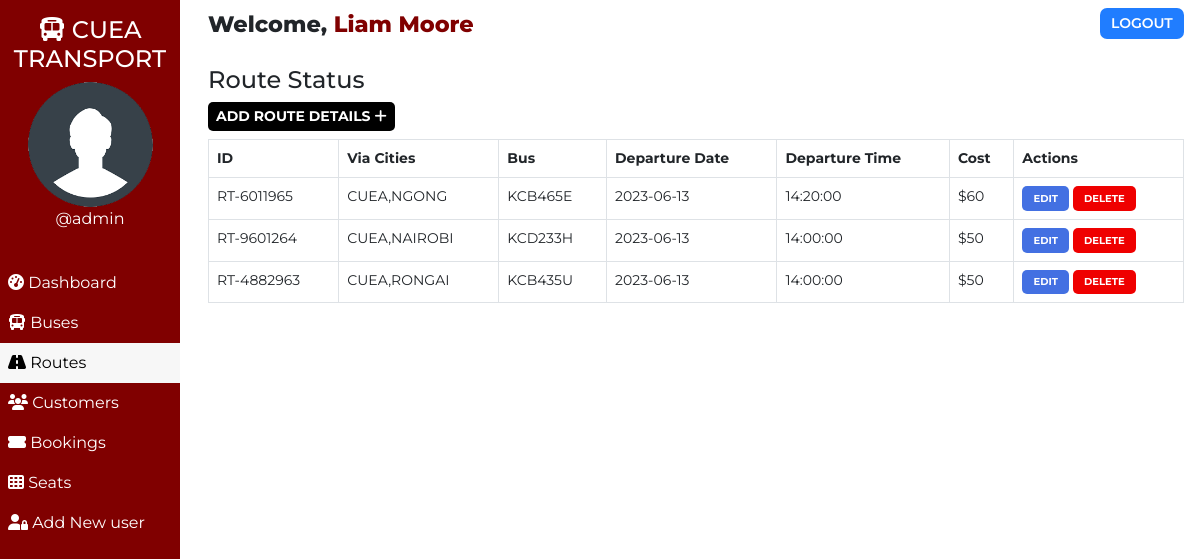
Screenshot of /admin/route.php (signed in) with the database file from the repository.
### tables this page shows
CREATE TABLE `users` (
  `user_id` int(11) NOT NULL,
  `user_fullname` varchar(100) NOT NULL,
  `user_name` varchar(30) NOT NULL,
  `user_password` varchar(255) NOT NULL,
  `user_created` datetime NOT NULL DEFAULT current_timestamp()
);

CREATE TABLE `routes` (
  `id` int(100) NOT NULL,
  `route_id` varchar(255) NOT NULL,
  `bus_no` varchar(155) NOT NULL,
  `route_cities` varchar(255) NOT NULL,
  `route_dep_date` date NOT NULL,
  `route_dep_time` time NOT NULL,
  `route_step_cost` int(100) NOT NULL,
  `route_created` datetime NOT NULL DEFAULT current_timestamp()
);

### admin/route.php (the view, shortened to what this page needs)
<!DOCTYPE html>
<html lang="en">
<head>
    <link href="https://cdn.jsdelivr.net/npm/bootstrap@5.0.1/dist/css/bootstrap.min.css" rel="stylesheet">
    <?php
        $page="route";
    ?>
</head>
<body>
    <?php require '../assets2/partials/_admin-header.php';?>
        <?php
            $resultSql = "SELECT * FROM `routes` ORDER BY route_created DESC";
            $resultSqlResult = mysqli_query($conn, $resultSql);
            if(!mysqli_num_rows($resultSqlResult)){ ?>
                <div class="container mt-4">
                    <div id="noRoutes" class="alert alert-dark " role="alert">
                        <h1 class="alert-heading">No Routes Found!!</h1>
                        <p class="fw-light">Be the first person to add one!</p>
                        <hr>
                        <div id="addRouteAlert" class="alert alert-success" role="alert">
                                Click on <button id="add-button" class="button btn-sm"type="button"data-bs-toggle="modal" data-bs-target="#addModal">ADD <i class="fas fa-plus"></i></button> to add a route!
                        </div>
                    </div>
                </div>
            <?php }
            else { ?>
                <section id="route">
                    <div id="head">
                        <h4>Route Status</h4>
                    </div>
                    <div id="route-results">
                        <div>
                            <button id="add-button" class="button btn-sm"type="button"data-bs-toggle="modal" data-bs-target="#addModal">Add Route Details <i class="fas fa-plus"></i></button>
                        </div>
                        <table class="table table-hover table-bordered">
                            <thead>
                                <th>ID</th>
                                <th>Via Cities</th>
                                <th>Bus</th>
                                <th>Departure Date</th>
                                <th>Departure Time</th>
                                <th>Cost</th>
                                <th>Actions</th>
                            </thead>
                            <?php
                                while($row = mysqli_fetch_assoc($resultSqlResult))
                                {
                                    $id = $row["id"];
                                    $route_id = $row["route_id"];
                                    $route_cities = $row["route_cities"];
                                    $route_dep_time = $row["route_dep_time"];
                                    $route_dep_date = $row["route_dep_date"];
                                    $route_step_cost = $row["route_step_cost"];
                                    $bus_no = $row["bus_no"];
                                        ?>
                                    <tr>
                                        <td>
                                            <?php
                                                echo $route_id;
                                            ?>
                                        </td>
                                        <td>
                                            <?php
                                                echo $route_cities;
                                            ?>
                                        </td>
                                        <td>
                                            <?php
                                                echo $bus_no;
                                            ?>
                                        </td>
                                        <td>
                                            <?php
                                                echo $route_dep_date;
                                            ?>
                                        </td>
                                        <td>
                                            <?php
                                                echo $route_dep_time;
                                            ?>
                                        </td>
                                        <td>
                                            <?php
                                                echo '$'.$route_step_cost;?>
                                        </td>
                                        <td>
                                            <button class="button edit-button " data-link="<?php echo $_SERVER['REQUEST_URI']; ?>" data-id="<?php
                                                echo $id;?>" data-cities="<?php
                                                echo $route_cities;?>" data-cost="<?php
                                                echo $route_step_cost;?>" data-date="<?php
                                                echo $route_dep_date;
                                            ?>" data-time="<?php
                                            echo $route_dep_time;
                                            ?>" data-busno="<?php
                                            echo $bus_no;
                                            ?>"
                                            >Edit</button>
                                            <button class="button delete-button" data-bs-toggle="modal" data-bs-target="#deleteModal" data-id="<?php
                                                echo $id;?>">Delete</button>
                                        </td>
                                    </tr>
                                <?php
                                }
                            ?>
                        </table>
                    </div>
                    </section>
                <?php  }
            ?>
            </div>
    </main>
</body>
</html>

### assets2/partials/_admin-header.php (shortened to what this page needs)
<?php
    $conn = db_connect();
    $user_id = $_SESSION['user_id'];
    $sql = "SELECT * FROM users WHERE user_id = $user_id";
    $result = mysqli_query($conn, $sql);
    if($row = mysqli_fetch_assoc($result))
    {
        $user_fullname = $row["user_fullname"];
        $user_name = $row["user_name"];
    }
?>
    <main id="container">
        <div id="sidebar">
            <h4><i class="fas fa-bus"></i> CUEA TRANSPORT</h4>
            <div>
                <img class="adminDp" src="../assets/img/userav-min.png" height="125px" alt="Admin Profile Pic">
                <p>
                    <?php  echo '@'.$user_name;  ?>
                </p>
            </div>
            <ul id="options">
                <li class="option <?php if($page=='dashboard'){ echo 'active';}?>">
                    <a href="./dashboard.php">
                    <i class="fas fa-tachometer-alt"></i> Dashboard
                    </a>
                </li>
                <li class="option <?php if($page=='bus'){ echo 'active';}?>">
                    <a href="./bus.php">
                    <i class="fas fa-bus"></i> Buses
                    </a>
                </li>
                <li class="option <?php if($page=='route'){ echo 'active';}?>">
                    <a href="./route.php">
                    <i class="fas fa-road"></i> Routes
                    </a>
                </li>
                <li class="option <?php if($page=='customer'){ echo 'active';}?>">
                    <a href="./customer.php">
                    <i class="fas fa-users"></i> Customers
                    </a>
                </li>
                <li class="option <?php if($page=='booking'){ echo 'active';}?>">
                    <a href="./booking.php">
                    <i class="fas fa-ticket-alt"></i> Bookings
                    </a>
                </li>
                <li class="option <?php if($page=='seat'){ echo 'active';}?>">
                    <a href="./seat.php">
                    <i class="fas fa-th"></i> Seats
                    </a>
                </li>
                <li class="option <?php if($page=='signup'){ echo 'active';}?>">
                    <a href="./signup.php">
                    <i class="fas fa-user-lock"></i> Add New user
                    </a>
                </li>
            </ul>
        </div>
        <div id="main-content">
            <section id="welcome">
                <ul>
                    <li class="welcome-item">Welcome,
                        <span id="USER">
                            <?php
                                echo $user_fullname;
                            ?>
                        </span>
                    </li>
                    <li class="welcome-item">
                        <button id="logout" class="btn-sm">
                            <a href="../assets/partials/_logout.php">LOGOUT</a>
                        </button>
                    </li>
                </ul>
            </section>

### assets/styles/admin.php (style rules this page uses)
body { margin: 0; box-sizing: border-box; font-family: 'Montserrat', sans-serif; background-color: white; }
html { scroll-behavior: smooth; }
*, *::after, *::before { box-sizing: inherit; }
#USER { color: maroon; }
.adminDp { border-radius: 50%; }
#welcome { background-color: white; }
#welcome ul { display: flex; justify-content: space-between; list-style-type: none; padding: 0; margin: 0; }
#welcome li { margin: 0 1rem; padding: 0.5rem 0; }
#welcome li:first-child { font-weight: 800; font-size: 1.4rem; }
#logout { padding: 0.3rem 0.7rem; background-color: #207DFF; font-weight: 600; outline: none; border: none; border-radius: 7px; }
#logout a { color: white; text-decoration: none; }
@media only screen and (min-width:1000px) { #sidebar { text-align: center; background-color: maroon; color: white; width: 15%; position: fixed; top: 0%; padding-top: 1rem; z-index: 2; height: 100vh; } }
@media only screen and (min-width:1000px) { #sidebar p { margin: 0; } }
@media only screen and (min-width:1000px) { #sidebar ul { margin-top: 2rem; } }
@media only screen and (min-width:1000px) { #options { list-style-type: none; text-align: left; padding-left: 0; } }
@media only screen and (min-width:1000px) { .option a { display: block; padding: 0.5rem; text-decoration: none; color: inherit; } }
@media only screen and (min-width:1000px) { .active { background-color:#f7f7f7; color:black; } }
@media only screen and (min-width:1000px) { #main-content { margin-left: 16%; } }

### assets/styles/admin-options.php (style rules this page uses)
* { font-family: Montserrat; }
#booking #head, #customer #head, #route #head, #seat #head, #bus #head { padding-top: 1rem; }
#booking, #customer, #route, #bus, #seat { padding: 0 1rem; }
#booking-results > div, #customer-results > div, #route-results > div, #bus-results > div { margin-bottom: 0.5rem; }
#booking-results button, #customer-results button, #route button, #bus-results button { border-radius: 5px; }
.button { border: none; font-weight: bold; text-transform: uppercase; }
#add-button { background-color: black; color: white; }
#route table { width: 100%; }
table { font-size: 14px; }
#bus .edit-button, #bus .delete-button, #route .edit-button, #route .delete-button, #customer .edit-button, #customer .delete-button { padding: 0.3rem 0.7rem; }
table th,td { padding-left: 0.3rem; }
table button { color: white; }
.edit-button { background-color: #4370E2; }
.delete-button { background-color: #EF0000; }
.edit-button, .delete-button { font-size: 10px }

### rows the page displays
users: user_name "admin", user_fullname "Liam Moore"
routes: route "RT-6011965", route_cities "CUEA,NGONG", bus_no "KCB465E", route_dep_date "2023-06-13", route_dep_time "14:20:00", route_step_cost "60"
routes: route "RT-9601264", route_cities "CUEA,NAIROBI", bus_no "KCD233H", route_dep_date "2023-06-13", route_dep_time "14:00:00", route_step_cost "50"
routes: route "RT-4882963", route_cities "CUEA,RONGAI", bus_no "KCB435U", route_dep_date "2023-06-13", route_dep_time "14:00:00", route_step_cost "50"
